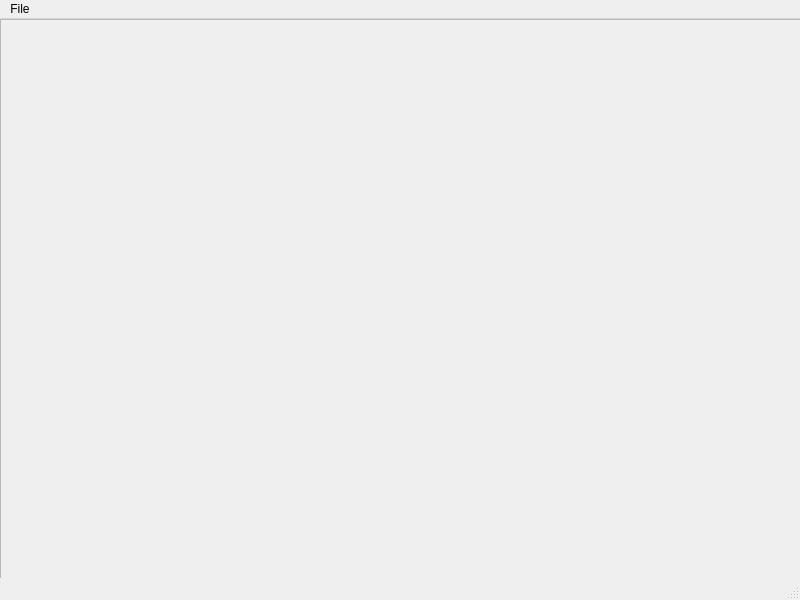
<?xml version="1.0" encoding="UTF-8"?>
<ui version="4.0">
 <class>MainWindow</class>
 <widget class="QMainWindow" name="MainWindow">
  <property name="geometry">
   <rect>
    <x>0</x>
    <y>0</y>
    <width>800</width>
    <height>600</height>
   </rect>
  </property>
  <property name="windowTitle">
   <string>MainWindow</string>
  </property>
  <widget class="QWidget" name="centralwidget">
   <widget class="QScrollArea" name="scrollArea">
    <property name="geometry">
     <rect>
      <x>0</x>
      <y>0</y>
      <width>801</width>
      <height>561</height>
     </rect>
    </property>
    <property name="widgetResizable">
     <bool>true</bool>
    </property>
    <widget class="QWidget" name="scrollContent">
     <property name="geometry">
      <rect>
       <x>0</x>
       <y>0</y>
       <width>799</width>
       <height>559</height>
      </rect>
     </property>
     <layout class="QVBoxLayout" name="verticalLayout"/>
    </widget>
   </widget>
  </widget>
  <widget class="QMenuBar" name="menubar">
   <property name="geometry">
    <rect>
     <x>0</x>
     <y>0</y>
     <width>800</width>
     <height>26</height>
    </rect>
   </property>
   <widget class="QMenu" name="menuFile">
    <property name="title">
     <string>File</string>
    </property>
    <addaction name="actionNew"/>
   </widget>
   <addaction name="menuFile"/>
  </widget>
  <widget class="QStatusBar" name="statusbar"/>
  <action name="actionNew">
   <property name="text">
    <string>New</string>
   </property>
  </action>
 </widget>
 <resources/>
 <connections/>
</ui>
